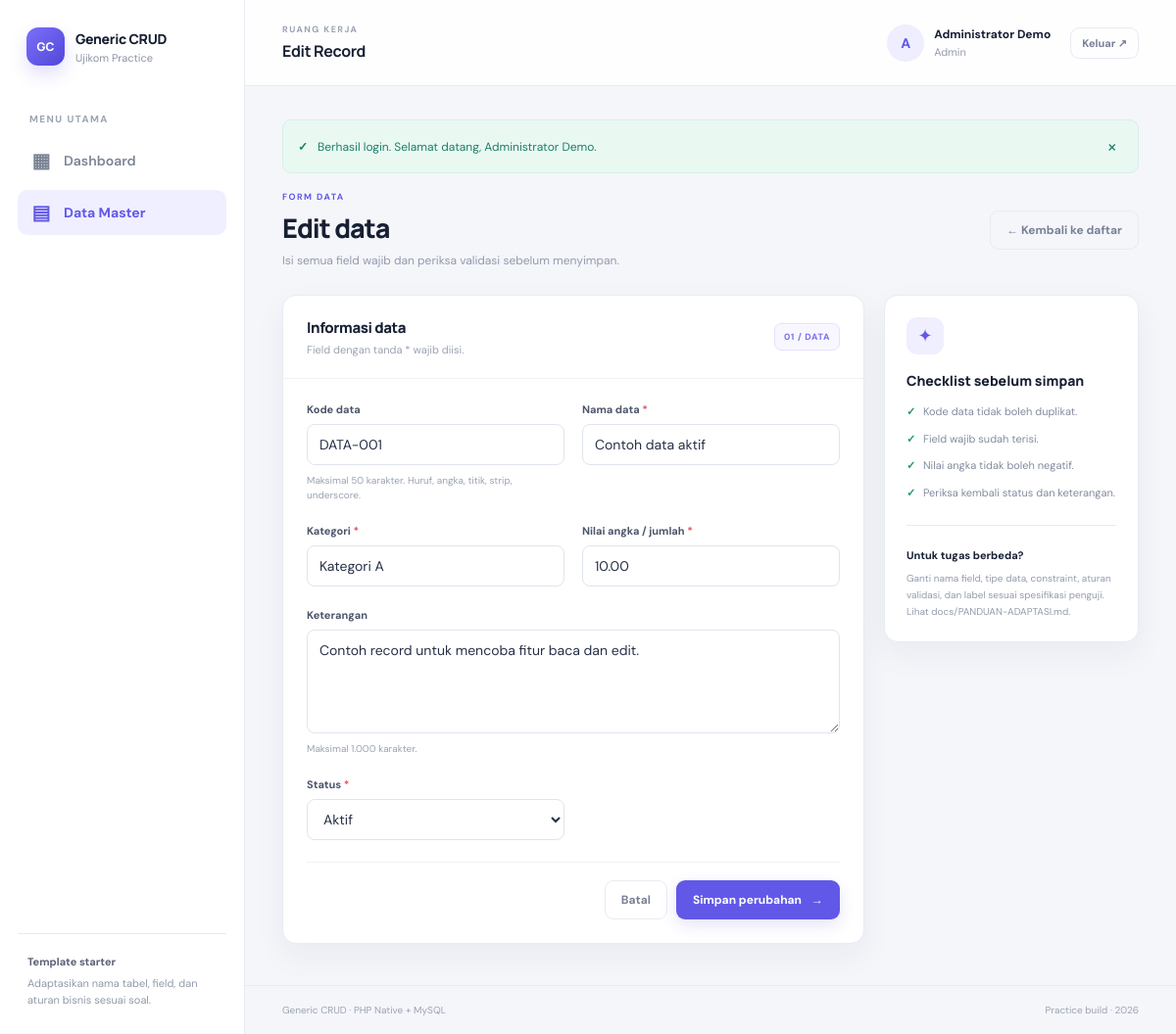
/index.php?page=records-edit&id=1 (signed in), run on the app's committed database.
### tables this page shows
CREATE TABLE master_records (
  id BIGINT UNSIGNED AUTO_INCREMENT PRIMARY KEY,
  record_code VARCHAR(50) NOT NULL UNIQUE,
  name VARCHAR(120) NOT NULL,
  category VARCHAR(80) NOT NULL,
  description VARCHAR(1000) NULL,
  numeric_value DECIMAL(14,2) NOT NULL DEFAULT 0.00,
  status ENUM('active', 'inactive') NOT NULL DEFAULT 'active',
  created_by BIGINT UNSIGNED NULL,
  created_at TIMESTAMP NOT NULL DEFAULT CURRENT_TIMESTAMP,
  updated_at TIMESTAMP NOT NULL DEFAULT CURRENT_TIMESTAMP ON UPDATE CURRENT_TIMESTAMP,
  CONSTRAINT fk_master_records_created_by FOREIGN KEY (created_by) REFERENCES users(id)
    ON UPDATE CASCADE ON DELETE SET NULL,
  INDEX idx_master_records_name (name),
  INDEX idx_master_records_category (category),
  INDEX idx_master_records_status (status)
);

### app/Support/helpers.php (called while the page is built, shortened)
<?php
function env(string $key, string $default = ''): string
{
    $value = getenv($key);
    return $value === false ? $default : (string) $value;
}
function e(mixed $value): string
{
    return htmlspecialchars((string) ($value ?? ''), ENT_QUOTES | ENT_SUBSTITUTE, 'UTF-8');
}
function url(string $page, array $params = []): string
{
    $query = array_merge(['page' => $page], $params);
    return 'index.php?' . http_build_query($query);
}
function render(string $view, array $data = []): void
{
    extract($data, EXTR_SKIP);
    $viewPath = __DIR__ . '/../../views/' . $view . '.php';
    require __DIR__ . '/../../views/layout/header.php';
    require $viewPath;
    require __DIR__ . '/../../views/layout/footer.php';
}
function old(string $key, mixed $default = ''): mixed
{
    return $_SESSION['_old'][$key] ?? $default;
}

### app/Core/BaseController.php (called while the page is built, shortened)
<?php
abstract class BaseController
{
    protected function renderView(string $view, array $data = []): void
    {
        render($view, $data);
    }
}

### app/Controllers/RecordController.php (called while the page is built, shortened)
<?php
final class RecordController extends BaseController
{
    public function edit(int $id): void
    {
        $record = $this->records->find($id);
        $this->renderView('records/form', [
            'title'  => 'Edit Record',
            'record' => $record,
            'mode'   => 'edit',
        ]);
    }
}

### bootstrap.php (called while the page is built, shortened)
<?php
require_once __DIR__ . '/app/Support/Env.php';
spl_autoload_register(static function (string $class): void {
    $prefix = 'App\\';
    $relative = substr($class, strlen($prefix));
    $path = __DIR__ . '/app/' . str_replace('\\', '/', $relative) . '.php';
});
require_once __DIR__ . '/app/Support/helpers.php';

### app/Core/Database.php (called while the page is built, shortened)
<?php
final class Database
{
    private static ?PDO $instance = null;
    public static function connection(): PDO
    {
        if (self::$instance === null) {
            $host    = env('DB_HOST', '127.0.0.1');
            $port    = env('DB_PORT', '3306');
            $name    = env('DB_NAME', 'generic_crud_ujikom');
            $user    = env('DB_USER', 'root');
            $pass    = env('DB_PASS', '');
            $charset = env('DB_CHARSET', 'utf8mb4');
            $dsn = "mysql:host={$host};port={$port};dbname={$name};charset={$charset}";
            try {
                self::$instance = new PDO($dsn, $user, $pass, [
                    PDO::ATTR_ERRMODE            => PDO::ERRMODE_EXCEPTION,
                    PDO::ATTR_EMULATE_PREPARES   => false,
                    PDO::ATTR_DEFAULT_FETCH_MODE => PDO::FETCH_ASSOC,
                ]);
            } catch (PDOException $e) {
                error_log('Database connection error: ' . $e->getMessage());
                throw new PDOException('Tidak dapat terhubung ke database. Periksa konfigurasi .env.');
            }
        }
        return self::$instance;
    }
}

### app/Models/Record.php (called while the page is built, shortened)
<?php
final class Record implements RecordRepositoryInterface
{
    public function find(int $id): ?array
    {
        $stmt = Database::connection()->prepare(
            'SELECT * FROM master_records WHERE id = :id LIMIT 1'
        );
        $stmt->execute(['id' => $id]);
        $row = $stmt->fetch();
        return $row ?: null;
    }
}

### views/records/form.php (the view, shortened to what this page needs)
<?php
$isEdit = $mode === 'edit';
$action = $isEdit ? url('records-update', ['id' => (int) ($record['id'] ?? 0)]) : url('records-create');
$val = static function (string $key, mixed $default = '') use ($record): string {
    return e(old($key, $record[$key] ?? $default));
};
?>
<div class="page-heading"><div><p class="eyebrow">FORM DATA</p><h1><?= $isEdit ? 'Edit data' : 'Tambah data baru' ?></h1><p class="muted">Isi semua field wajib dan periksa validasi sebelum menyimpan.</p></div><a class="btn btn-ghost" href="<?= e(url('records')) ?>">← Kembali ke daftar</a></div>
<div class="form-layout"><section class="panel form-panel"><div class="panel-heading"><div><h2>Informasi data</h2><p>Field dengan tanda * wajib diisi.</p></div><span class="step-badge">01 / DATA</span></div>
<form method="post" action="<?= e($action) ?>" class="form-grid" novalidate>
    <div class="field"><label for="record_code">Kode data</label><?php if ($isEdit): ?><input id="record_code" name="record_code" value="<?= $val('record_code') ?>" maxlength="50" pattern="[A-Za-z0-9._-]+" required aria-describedby="record_code_help"><small id="record_code_help">Maksimal 50 karakter. Huruf, angka, titik, strip, underscore.</small><?php else: ?><input id="record_code" type="text" value="(otomatis dibuat sistem)" disabled><input type="hidden" name="record_code" value=""><small id="record_code_help">Kode akan dibuat otomatis oleh sistem.</small><?php endif; ?><?php if (isset($errors['record_code'])): ?><small class="field-error"><?= e($errors['record_code']) ?></small><?php endif; ?></div>
    <div class="field"><label for="name">Nama data <span>*</span></label><input id="name" name="name" value="<?= $val('name') ?>" maxlength="120" required></div>
    <div class="field"><label for="category">Kategori <span>*</span></label><input id="category" name="category" value="<?= $val('category') ?>" maxlength="80" required></div>
    <div class="field"><label for="numeric_value">Nilai angka / jumlah <span>*</span></label><input id="numeric_value" name="numeric_value" type="number" min="0" max="999999999999.99" step="0.01" value="<?= $val('numeric_value', '0') ?>" required></div>
    <div class="field field-full"><label for="description">Keterangan</label><textarea id="description" name="description" rows="4" maxlength="1000" placeholder="Informasi tambahan (opsional)"><?= $val('description') ?></textarea><small>Maksimal 1.000 karakter.</small></div>
    <div class="field"><label for="status">Status <span>*</span></label><select id="status" name="status" required><option value="active" <?= $val('status', 'active') === 'active' ? 'selected' : '' ?>>Aktif</option></select></div>
    <div class="form-actions field-full"><a class="btn btn-ghost" href="<?= e(url('records')) ?>">Batal</a><button class="btn btn-primary" type="submit"><?= $isEdit ? 'Simpan perubahan' : 'Simpan data' ?> <span>→</span></button></div>
</form></section><aside class="form-aside"><div class="aside-icon">✦</div><h3>Checklist sebelum simpan</h3><ul><li>Kode data tidak boleh duplikat.</li><li>Field wajib sudah terisi.</li><li>Nilai angka tidak boleh negatif.</li><li>Periksa kembali status dan keterangan.</li></ul><div class="aside-note"><strong>Untuk tugas berbeda?</strong><p>Ganti nama field, tipe data, constraint, aturan validasi, dan label sesuai spesifikasi penguji. Lihat docs/PANDUAN-ADAPTASI.md.</p></div></aside></div>

### assets/css/style.css (style rules this page uses)
:root { --bg:#f5f6fa;--panel:#fff;--ink:#172033;--muted:#778196;--line:#e8ebf2;--purple:#6258e8;--purple-dark:#4f46d6;--green:#168d70;--red:#d84c5b;--shadow:0 12px 32px rgba(35,43,75,.055) }
* { box-sizing:border-box }
body { margin:0;color:var(--ink);font-family:'DM Sans',Arial,sans-serif;background:var(--bg);font-size:14px }
a { color:inherit;text-decoration:none }
button,input,select,textarea { font:inherit }
button { cursor:pointer }
.nav-label,.eyebrow,.topbar-caption { font-size:10px;font-weight:700;letter-spacing:1.45px;color:#9ba3b3 }
.page-heading { display:flex;align-items:center;justify-content:space-between;gap:20px;margin-bottom:27px }
.eyebrow { margin:0 0 7px;color:var(--purple);font-size:9px }
.page-heading h1 { font:800 27px Manrope,sans-serif;letter-spacing:-1px;margin:0 0 7px }
.muted { margin:0;color:#929aac;font-size:12px }
.btn { display:inline-flex;align-items:center;justify-content:center;gap:10px;border:1px solid transparent;border-radius:9px;padding:11px 16px;font-weight:700;font-size:12px;white-space:nowrap;transition:transform .15s,background .15s }
.btn-primary { color:#fff;background:var(--purple);box-shadow:0 6px 15px #6258e829 }
.btn-ghost { background:transparent;color:#788195;border-color:#e9ebf2 }
.panel { background:#fff;border:1px solid var(--line);border-radius:14px;box-shadow:var(--shadow);overflow:hidden }
.panel-heading { display:flex;align-items:center;justify-content:space-between;gap:20px;padding:22px 24px;border-bottom:1px solid #f0f1f6 }
.panel-heading h2 { font:800 15px Manrope,sans-serif;margin:0 0 5px;letter-spacing:-.4px }
.panel-heading p { font-size:11px;color:#9aa2b1;margin:0 }
.field input,.field select,.field textarea,.search-form input { width:100%;min-height:42px;background:#fff;border:1px solid #e0e4ed;border-radius:8px;padding:10px 12px;color:#273147;outline:none;transition:border .15s,box-shadow .15s }
.field textarea { resize:vertical;line-height:1.5 }
.form-layout { display:grid;grid-template-columns:minmax(0,1fr) 260px;align-items:start;gap:20px }
.form-panel { min-width:0 }
.step-badge { border:1px solid #e5e2ff;background:#f8f7ff;color:#7a72e9;padding:7px 9px;border-radius:7px;font-size:9px;font-weight:800;letter-spacing:.7px }
.form-grid { display:grid;grid-template-columns:repeat(2,minmax(0,1fr));gap:22px 18px;padding:24px }
.field { min-width:0;display:flex;flex-direction:column;gap:8px }
.field label { font-size:11px;font-weight:700;color:#4b5569 }
.field label span { color:#dc5865 }
.field small { color:#9ba3b1;font-size:10px;line-height:1.5 }
.field-full { grid-column:1/-1 }
.form-actions { display:flex;justify-content:flex-end;gap:9px;padding-top:18px;border-top:1px solid #f0f1f5 }
.form-aside { background:#fff;border:1px solid var(--line);border-radius:14px;padding:22px;box-shadow:var(--shadow) }
.aside-icon { width:38px;height:38px;background:#f0efff;color:var(--purple);border-radius:11px;display:grid;place-items:center;font-size:18px;margin-bottom:17px }
.form-aside h3 { font:800 14px Manrope,sans-serif;margin:0 0 14px }
.form-aside ul { list-style:none;padding:0;margin:0;display:grid;gap:11px }
.form-aside li { color:#828b9d;font-size:11px;line-height:1.5;padding-left:17px;position:relative }
.form-aside li:before { content:'✓';position:absolute;left:0;color:#189676;font-weight:800 }
.aside-note { margin-top:25px;padding-top:20px;border-top:1px solid var(--line) }
.aside-note strong { font-size:11px }
.aside-note p { font-size:10px;line-height:1.7;color:#949cad;margin:7px 0 0 }

### data on the page
master_records: record_code "DATA-001", name "Contoh data aktif", category "Kategori A", numeric_value "10.00", description "Contoh record untuk mencoba fitur baca dan edit.", status "Aktif"

### other printed values
$pageTitle "Edit Record"
substr($user['full_name'] ?? 'A', 0, 1) "A"
$user['full_name'] "Administrator Demo"
$user['role'] "Admin"
$flash['message'] "Berhasil login. Selamat datang, Administrator Demo."
